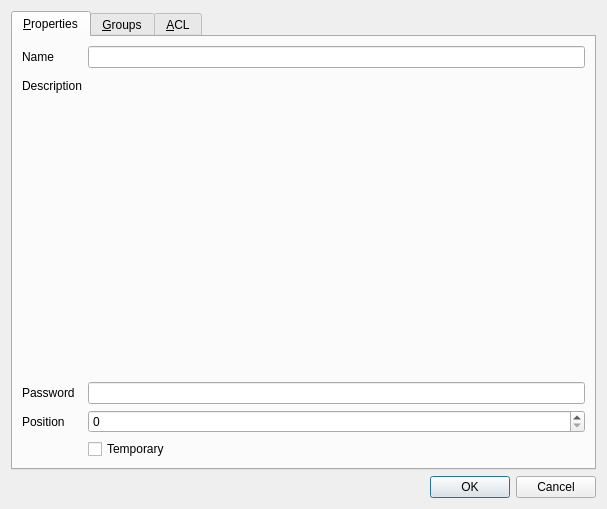
<?xml version="1.0" encoding="UTF-8"?>
<ui version="4.0">
 <class>ACLEditor</class>
 <widget class="QDialog" name="ACLEditor">
  <property name="geometry">
   <rect>
    <x>0</x>
    <y>0</y>
    <width>607</width>
    <height>509</height>
   </rect>
  </property>
  <property name="windowTitle">
   <string>Dialog</string>
  </property>
  <layout class="QVBoxLayout">
   <item>
    <widget class="QTabWidget" name="qtwTab">
     <property name="currentIndex">
      <number>0</number>
     </property>
     <widget class="QWidget" name="qwChannel">
      <attribute name="title">
       <string>&amp;Properties</string>
      </attribute>
      <layout class="QFormLayout" name="formLayout">
       <property name="fieldGrowthPolicy">
        <enum>QFormLayout::AllNonFixedFieldsGrow</enum>
       </property>
       <item row="0" column="0">
        <widget class="QLabel" name="qlChannelName">
         <property name="text">
          <string>Name</string>
         </property>
        </widget>
       </item>
       <item row="0" column="1">
        <widget class="QLineEdit" name="qleChannelName">
         <property name="toolTip">
          <string>Enter the channel name here.</string>
         </property>
         <property name="whatsThis">
          <string>&lt;b&gt;Name&lt;/b&gt;&lt;br /&gt;Enter the channel name in this field. The name has to comply with the restriction imposed by the server you are connected to.</string>
         </property>
        </widget>
       </item>
       <item row="1" column="0">
        <widget class="QLabel" name="qlChannelDescription">
         <property name="text">
          <string>Description</string>
         </property>
        </widget>
       </item>
       <item row="2" column="0">
        <widget class="QLabel" name="qlChannelPassword">
         <property name="text">
          <string>Password</string>
         </property>
        </widget>
       </item>
       <item row="2" column="1">
        <widget class="QLineEdit" name="qleChannelPassword">
         <property name="toolTip">
          <string>Enter the channel password here.</string>
         </property>
         <property name="whatsThis">
          <string>&lt;b&gt;Password&lt;/b&gt;&lt;br /&gt;This field allows you to easily set and change the password of a channel. It uses Mumble's access tokens feature in the background. Use ACLs and groups if you need more fine grained and powerful access control.</string>
         </property>
        </widget>
       </item>
       <item row="4" column="1">
        <widget class="QCheckBox" name="qcbChannelTemporary">
         <property name="toolTip">
          <string>Check to create a temporary channel.</string>
         </property>
         <property name="whatsThis">
          <string>&lt;b&gt;Temporary&lt;/b&gt;&lt;br /&gt;
Marks the created channel as temporary. It will be automatically deleted when the last user leaves.</string>
         </property>
         <property name="text">
          <string>Temporary</string>
         </property>
        </widget>
       </item>
       <item row="3" column="1">
        <widget class="QSpinBox" name="qsbChannelPosition">
         <property name="maximumSize">
          <size>
           <width>16777215</width>
           <height>16777215</height>
          </size>
         </property>
         <property name="toolTip">
          <string>Channel positioning facility value</string>
         </property>
         <property name="whatsThis">
          <string>&lt;b&gt;Position&lt;/b&gt;&lt;br/&gt;
This value changes the way Mumble arranges the channels in the tree. A channel with a higher &lt;i&gt;Position&lt;/i&gt; value will always be placed below one with a lower value and the other way around. If the &lt;i&gt;Position&lt;/i&gt; value of two channels is equal they will be sorted alphabetically using their name.</string>
         </property>
         <property name="maximum">
          <number>99</number>
         </property>
        </widget>
       </item>
       <item row="3" column="0">
        <widget class="QLabel" name="qlChannelPosition">
         <property name="text">
          <string>Position</string>
         </property>
        </widget>
       </item>
       <item row="1" column="1">
        <widget class="RichTextEditor" name="rteChannelDescription" native="true">
         <property name="sizePolicy">
          <sizepolicy hsizetype="Preferred" vsizetype="Preferred">
           <horstretch>0</horstretch>
           <verstretch>1</verstretch>
          </sizepolicy>
         </property>
        </widget>
       </item>
      </layout>
     </widget>
     <widget class="QWidget" name="qwGroups">
      <attribute name="title">
       <string>&amp;Groups</string>
      </attribute>
      <layout class="QVBoxLayout">
       <item>
        <widget class="QGroupBox" name="qgbGroups">
         <property name="title">
          <string>Group</string>
         </property>
         <layout class="QHBoxLayout">
          <item>
           <widget class="QComboBox" name="qcbGroupList">
            <property name="sizePolicy">
             <sizepolicy hsizetype="MinimumExpanding" vsizetype="Fixed">
              <horstretch>0</horstretch>
              <verstretch>0</verstretch>
             </sizepolicy>
            </property>
            <property name="maximumSize">
             <size>
              <width>300</width>
              <height>16777215</height>
             </size>
            </property>
            <property name="sizeIncrement">
             <size>
              <width>0</width>
              <height>0</height>
             </size>
            </property>
            <property name="toolTip">
             <string>List of groups</string>
            </property>
            <property name="whatsThis">
             <string>&lt;b&gt;Group&lt;/b&gt;&lt;br /&gt;
Displays all groups currently defined for this channel. To create a new group, just type in the name and press enter.</string>
            </property>
            <property name="editable">
             <bool>true</bool>
            </property>
           </widget>
          </item>
          <item>
           <widget class="QPushButton" name="qpbGroupAdd">
            <property name="toolTip">
             <string>Add new group</string>
            </property>
            <property name="whatsThis">
             <string>&lt;b&gt;Add&lt;/b&gt;&lt;br/&gt;
Add a new group.</string>
            </property>
            <property name="text">
             <string>Add</string>
            </property>
           </widget>
          </item>
          <item>
           <widget class="QPushButton" name="qpbGroupRemove">
            <property name="toolTip">
             <string>Remove selected group</string>
            </property>
            <property name="whatsThis">
             <string>&lt;b&gt;Remove&lt;/b&gt;&lt;br /&gt;This removes the currently selected group. If the group was inherited, it will not be removed from the list, but all local information about the group will be cleared.</string>
            </property>
            <property name="text">
             <string>Remove</string>
            </property>
            <property name="autoDefault">
             <bool>false</bool>
            </property>
           </widget>
          </item>
          <item>
           <widget class="QCheckBox" name="qcbGroupInherit">
            <property name="toolTip">
             <string>Inherit group members from parent</string>
            </property>
            <property name="whatsThis">
             <string>&lt;b&gt;Inherit&lt;/b&gt;&lt;br /&gt;This inherits all the members in the group from the parent, if the group is marked as &lt;i&gt;Inheritable&lt;/i&gt; in the parent channel.</string>
            </property>
            <property name="text">
             <string>Inherit</string>
            </property>
           </widget>
          </item>
          <item>
           <widget class="QCheckBox" name="qcbGroupInheritable">
            <property name="toolTip">
             <string>Make group inheritable to sub-channels</string>
            </property>
            <property name="whatsThis">
             <string>&lt;b&gt;Inheritable&lt;/b&gt;&lt;br /&gt;This allows this group to be inherited by sub-channels. If the group is non-inheritable, sub-channels are still free to create a new group with the same name.</string>
            </property>
            <property name="text">
             <string>Inheritable</string>
            </property>
           </widget>
          </item>
          <item>
           <widget class="QCheckBox" name="qcbGroupInherited">
            <property name="enabled">
             <bool>false</bool>
            </property>
            <property name="toolTip">
             <string>Group was inherited from parent channel</string>
            </property>
            <property name="whatsThis">
             <string>&lt;b&gt;Inherited&lt;/b&gt;&lt;br /&gt;This indicates that the group was inherited from the parent channel. You cannot edit this flag, you have to edit the channel defining this group to change it.</string>
            </property>
            <property name="text">
             <string>Inherited</string>
            </property>
           </widget>
          </item>
         </layout>
        </widget>
       </item>
       <item>
        <widget class="QGroupBox" name="qgbGroupMembers">
         <property name="title">
          <string>Members</string>
         </property>
         <layout class="QGridLayout">
          <item row="0" column="0" colspan="3">
           <widget class="QLabel" name="qliGroupAdd">
            <property name="text">
             <string>Members</string>
            </property>
            <property name="buddy">
             <cstring>qlwGroupAdd</cstring>
            </property>
           </widget>
          </item>
          <item row="0" column="6">
           <widget class="QLabel" name="qliGroupInherit">
            <property name="text">
             <string>Inherited members</string>
            </property>
            <property name="buddy">
             <cstring>qlwGroupInherit</cstring>
            </property>
           </widget>
          </item>
          <item row="1" column="0" colspan="3">
           <widget class="QListWidget" name="qlwGroupAdd">
            <property name="toolTip">
             <string>Contains the list of members added to the group by this channel.</string>
            </property>
            <property name="whatsThis">
             <string>&lt;b&gt;Members&lt;/b&gt;&lt;br /&gt;
This list contains all members that were added to the group by the current channel. Be aware that this does not include members inherited from higher levels of the channel tree. These can be found in the &lt;i&gt;Inherited members&lt;/i&gt; list. To prevent this list to be inherited by lower level channels uncheck &lt;i&gt;Inheritable&lt;/i&gt; or manually add the members to the &lt;i&gt;Excluded members&lt;/i&gt; list.</string>
            </property>
           </widget>
          </item>
          <item row="1" column="3" colspan="3">
           <widget class="QListWidget" name="qlwGroupRemove">
            <property name="toolTip">
             <string>Contains a list of members whose group membership will not be inherited from the parent channel.</string>
            </property>
            <property name="whatsThis">
             <string>&lt;b&gt;Excluded members&lt;/b&gt;&lt;br /&gt;
This list contains all members whose group membership will not be inherited from the parent channel.</string>
            </property>
           </widget>
          </item>
          <item row="1" column="6" rowspan="2">
           <widget class="QListWidget" name="qlwGroupInherit">
            <property name="toolTip">
             <string>Contains the list of members inherited from other channels.</string>
            </property>
            <property name="whatsThis">
             <string>&lt;b&gt;Inherited members&lt;/b&gt;&lt;br /&gt;
This list contains all members inherited by the current channel. Uncheck &lt;i&gt;Inherit&lt;/i&gt; to prevent inheritance from higher level channels.</string>
            </property>
           </widget>
          </item>
          <item row="2" column="0" colspan="2">
           <widget class="QComboBox" name="qcbGroupAdd">
            <property name="sizePolicy">
             <sizepolicy hsizetype="Expanding" vsizetype="Fixed">
              <horstretch>0</horstretch>
              <verstretch>0</verstretch>
             </sizepolicy>
            </property>
            <property name="toolTip">
             <string>Add member to group</string>
            </property>
            <property name="whatsThis">
             <string>Type in the name of a user you wish to add to the group and click Add.</string>
            </property>
            <property name="editable">
             <bool>true</bool>
            </property>
            <property name="insertPolicy">
             <enum>QComboBox::NoInsert</enum>
            </property>
            <property name="sizeAdjustPolicy">
             <enum>QComboBox::AdjustToMinimumContentsLength</enum>
            </property>
           </widget>
          </item>
          <item row="2" column="2">
           <widget class="QPushButton" name="qpbGroupAddAdd">
            <property name="text">
             <string>Add</string>
            </property>
           </widget>
          </item>
          <item row="2" column="3" colspan="2">
           <widget class="QComboBox" name="qcbGroupRemove">
            <property name="sizePolicy">
             <sizepolicy hsizetype="Expanding" vsizetype="Fixed">
              <horstretch>0</horstretch>
              <verstretch>0</verstretch>
             </sizepolicy>
            </property>
            <property name="toolTip">
             <string>Remove member from group</string>
            </property>
            <property name="whatsThis">
             <string>Type in the name of a user you wish to remove from the group and click Add.</string>
            </property>
            <property name="editable">
             <bool>true</bool>
            </property>
            <property name="insertPolicy">
             <enum>QComboBox::NoInsert</enum>
            </property>
            <property name="sizeAdjustPolicy">
             <enum>QComboBox::AdjustToMinimumContentsLength</enum>
            </property>
           </widget>
          </item>
          <item row="2" column="5">
           <widget class="QPushButton" name="qpbGroupRemoveAdd">
            <property name="text">
             <string>Add</string>
            </property>
           </widget>
          </item>
          <item row="3" column="0" colspan="3">
           <widget class="QPushButton" name="qpbGroupAddRemove">
            <property name="text">
             <string>Remove</string>
            </property>
           </widget>
          </item>
          <item row="3" column="3" colspan="3">
           <widget class="QPushButton" name="qpbGroupRemoveRemove">
            <property name="text">
             <string>Remove</string>
            </property>
           </widget>
          </item>
          <item row="3" column="6">
           <widget class="QPushButton" name="qpbGroupInheritRemove">
            <property name="text">
             <string>Exclude</string>
            </property>
           </widget>
          </item>
          <item row="0" column="3" colspan="3">
           <widget class="QLabel" name="qliGroupRemove">
            <property name="text">
             <string>Excluded members</string>
            </property>
            <property name="buddy">
             <cstring>qlwGroupRemove</cstring>
            </property>
           </widget>
          </item>
         </layout>
        </widget>
       </item>
      </layout>
     </widget>
     <widget class="QWidget" name="qwACL">
      <attribute name="title">
       <string>&amp;ACL</string>
      </attribute>
      <layout class="QHBoxLayout" name="horizontalLayout">
       <item>
        <layout class="QVBoxLayout" name="qlVerticalACL">
         <item>
          <widget class="QGroupBox" name="qgbACLs">
           <property name="title">
            <string>Active ACLs</string>
           </property>
           <layout class="QGridLayout">
            <item row="0" column="0" rowspan="2" colspan="5">
             <widget class="QListWidget" name="qlwACLs">
              <property name="toolTip">
               <string>List of entries</string>
              </property>
              <property name="whatsThis">
               <string>Displays all active entries for this channel. Entries inherited from parent channels are shown in italics.&lt;br /&gt;ACLs are evaluated top to bottom, which means that the priority increases as you move down the list.</string>
              </property>
             </widget>
            </item>
            <item row="2" column="0">
             <widget class="QCheckBox" name="qcbACLInherit">
              <property name="toolTip">
               <string>Inherit ACL of parent?</string>
              </property>
              <property name="whatsThis">
               <string>This sets whether or not the ACL up the chain of parent channels are applied to this object. Only those entries that are marked in the parent as &quot;Apply to sub-channels&quot; will be inherited.</string>
              </property>
              <property name="text">
               <string>Inherit ACLs</string>
              </property>
             </widget>
            </item>
            <item row="2" column="1">
             <widget class="QPushButton" name="qpbACLUp">
              <property name="toolTip">
               <string>Move entry up</string>
              </property>
              <property name="whatsThis">
               <string>This moves the entry to a higher position in the list. As entries are evaluated in order, this may change the effective permissions of users. You cannot move an entry above an inherited entry, duplicate the inherited entry if you really need that.</string>
              </property>
              <property name="text">
               <string>&amp;Up</string>
              </property>
              <property name="autoDefault">
               <bool>false</bool>
              </property>
             </widget>
            </item>
            <item row="2" column="2">
             <widget class="QPushButton" name="qpbACLDown">
              <property name="toolTip">
               <string>Move entry down</string>
              </property>
              <property name="whatsThis">
               <string>This moves the entry to a lower position in the list. As entries are evaluated in order, this may change the effective permissions of users.</string>
              </property>
              <property name="text">
               <string>&amp;Down</string>
              </property>
              <property name="autoDefault">
               <bool>false</bool>
              </property>
             </widget>
            </item>
            <item row="2" column="3">
             <widget class="QPushButton" name="qpbACLAdd">
              <property name="toolTip">
               <string>Add new entry</string>
              </property>
              <property name="whatsThis">
               <string>This adds a new entry. Initially an entry grants no permissions and applies to all users.</string>
              </property>
              <property name="text">
               <string>&amp;Add</string>
              </property>
              <property name="autoDefault">
               <bool>false</bool>
              </property>
             </widget>
            </item>
            <item row="2" column="4">
             <widget class="QPushButton" name="qpbACLRemove">
              <property name="toolTip">
               <string>Remove entry</string>
              </property>
              <property name="whatsThis">
               <string>This removes the currently selected entry.</string>
              </property>
              <property name="text">
               <string>&amp;Remove</string>
              </property>
              <property name="autoDefault">
               <bool>false</bool>
              </property>
             </widget>
            </item>
           </layout>
          </widget>
         </item>
         <item>
          <widget class="QGroupBox" name="qgbACLapply">
           <property name="sizePolicy">
            <sizepolicy hsizetype="Expanding" vsizetype="Preferred">
             <horstretch>0</horstretch>
             <verstretch>0</verstretch>
            </sizepolicy>
           </property>
           <property name="title">
            <string>Context</string>
           </property>
           <layout class="QHBoxLayout" name="horizontalLayout_2">
            <item>
             <widget class="QCheckBox" name="qcbACLApplySubs">
              <property name="toolTip">
               <string>Entry should apply to sub-channels.</string>
              </property>
              <property name="whatsThis">
               <string>This makes the entry apply to sub-channels of this channel.</string>
              </property>
              <property name="text">
               <string>Applies to sub-channels</string>
              </property>
             </widget>
            </item>
            <item>
             <widget class="QCheckBox" name="qcbACLApplyHere">
              <property name="toolTip">
               <string>Entry should apply to this channel.</string>
              </property>
              <property name="whatsThis">
               <string>This makes the entry apply to this channel.</string>
              </property>
              <property name="text">
               <string>Applies to this channel</string>
              </property>
             </widget>
            </item>
           </layout>
          </widget>
         </item>
         <item>
          <widget class="QGroupBox" name="qgbACLugroup">
           <property name="sizePolicy">
            <sizepolicy hsizetype="Expanding" vsizetype="Preferred">
             <horstretch>0</horstretch>
             <verstretch>0</verstretch>
            </sizepolicy>
           </property>
           <property name="title">
            <string>User/Group</string>
           </property>
           <layout class="QGridLayout">
            <item row="0" column="0">
             <widget class="QLabel" name="qliACLGroup">
              <property name="text">
               <string>Group</string>
              </property>
              <property name="buddy">
               <cstring>qcbACLGroup</cstring>
              </property>
             </widget>
            </item>
            <item row="0" column="1">
             <widget class="QComboBox" name="qcbACLGroup">
              <property name="sizePolicy">
               <sizepolicy hsizetype="Expanding" vsizetype="Fixed">
                <horstretch>0</horstretch>
                <verstretch>0</verstretch>
               </sizepolicy>
              </property>
              <property name="toolTip">
               <string>Group this entry applies to</string>
              </property>
              <property name="whatsThis">
               <string>This controls the group of users to which this entry applies.&lt;br /&gt;Note that the group is evaluated in the context of the channel the entry is used in. For example, the default ACL on the Root channel grants &lt;i&gt;Write&lt;/i&gt; permission to the &lt;i&gt;admin&lt;/i&gt; group. This entry, if inherited by a channel, will grant a user write privileges if he belongs to the &lt;i&gt;admin&lt;/i&gt; group in that channel, even if he doesn't belong to the &lt;i&gt;admin&lt;/i&gt; group in the channel where the ACL originated.&lt;br /&gt;If a group name starts with '!', its membership is negated, and if it starts with '~', it is evaluated in the channel the ACL was defined in, rather than the channel the ACL is active in.&lt;br /&gt;If a group name starts with '#', it is interpreted as an access token. Users must enter whatever follows the '#' in their list of access tokens for it to match. This can be used for very simple password based access to channels for non-authenticated users.&lt;br /&gt;If a group name starts with '$', it will only match users whose certificate hash matches what follows the '$'.&lt;br /&gt;A few special predefined groups are:&lt;br /&gt;&lt;b&gt;all&lt;/b&gt; - Matches all users.&lt;br /&gt;&lt;b&gt;auth&lt;/b&gt; - Matches all authenticated users.&lt;br /&gt;&lt;b&gt;sub,a,b,c&lt;/b&gt; - Matches users currently in a sub-channel minimum &lt;i&gt;a&lt;/i&gt; common parents, and between &lt;i&gt;b&lt;/i&gt; and &lt;i&gt;c&lt;/i&gt; channels down the chain. See the website for more extensive documentation on this one.&lt;br /&gt;&lt;b&gt;in&lt;/b&gt; - Matches users currently in the channel (convenience for '&lt;i&gt;sub,0,0,0&lt;/i&gt;').&lt;br /&gt;&lt;b&gt;out&lt;/b&gt; - Matches users outside the channel (convenience for '&lt;i&gt;!sub,0,0,0&lt;/i&gt;').&lt;br /&gt;Note that an entry applies to either a user or a group, not both.</string>
              </property>
              <property name="editable">
               <bool>true</bool>
              </property>
             </widget>
            </item>
            <item row="1" column="0">
             <widget class="QLabel" name="qliACLUser">
              <property name="text">
               <string>User ID</string>
              </property>
              <property name="buddy">
               <cstring>qcbACLUser</cstring>
              </property>
             </widget>
            </item>
            <item row="1" column="1">
             <widget class="QComboBox" name="qcbACLUser">
              <property name="sizePolicy">
               <sizepolicy hsizetype="Expanding" vsizetype="Fixed">
                <horstretch>0</horstretch>
                <verstretch>0</verstretch>
               </sizepolicy>
              </property>
              <property name="toolTip">
               <string>User this entry applies to</string>
              </property>
              <property name="whatsThis">
               <string>This controls which user this entry applies to. Just type in the user name and hit enter to query the server for a match.</string>
              </property>
              <property name="editable">
               <bool>true</bool>
              </property>
              <property name="sizeAdjustPolicy">
               <enum>QComboBox::AdjustToMinimumContentsLength</enum>
              </property>
             </widget>
            </item>
           </layout>
          </widget>
         </item>
        </layout>
       </item>
       <item>
        <widget class="QGroupBox" name="qgbACLpermissions">
         <property name="title">
          <string>Permissions</string>
         </property>
        </widget>
       </item>
      </layout>
     </widget>
    </widget>
   </item>
   <item>
    <widget class="QDialogButtonBox" name="qdbbButtons">
     <property name="orientation">
      <enum>Qt::Horizontal</enum>
     </property>
     <property name="standardButtons">
      <set>QDialogButtonBox::Cancel|QDialogButtonBox::Ok</set>
     </property>
    </widget>
   </item>
  </layout>
 </widget>
 <customwidgets>
  <customwidget>
   <class>RichTextEditor</class>
   <extends>QWidget</extends>
   <header>RichTextEditor.h</header>
   <container>1</container>
  </customwidget>
 </customwidgets>
 <tabstops>
  <tabstop>qtwTab</tabstop>
  <tabstop>qleChannelName</tabstop>
  <tabstop>qleChannelPassword</tabstop>
  <tabstop>qsbChannelPosition</tabstop>
  <tabstop>qcbChannelTemporary</tabstop>
  <tabstop>qcbGroupList</tabstop>
  <tabstop>qpbGroupAdd</tabstop>
  <tabstop>qpbGroupRemove</tabstop>
  <tabstop>qcbGroupInherit</tabstop>
  <tabstop>qcbGroupInheritable</tabstop>
  <tabstop>qcbGroupInherited</tabstop>
  <tabstop>qlwGroupAdd</tabstop>
  <tabstop>qcbGroupAdd</tabstop>
  <tabstop>qpbGroupAddAdd</tabstop>
  <tabstop>qpbGroupAddRemove</tabstop>
  <tabstop>qlwGroupRemove</tabstop>
  <tabstop>qcbGroupRemove</tabstop>
  <tabstop>qpbGroupRemoveAdd</tabstop>
  <tabstop>qpbGroupRemoveRemove</tabstop>
  <tabstop>qlwGroupInherit</tabstop>
  <tabstop>qpbGroupInheritRemove</tabstop>
  <tabstop>qlwACLs</tabstop>
  <tabstop>qcbACLInherit</tabstop>
  <tabstop>qpbACLUp</tabstop>
  <tabstop>qpbACLDown</tabstop>
  <tabstop>qpbACLAdd</tabstop>
  <tabstop>qpbACLRemove</tabstop>
  <tabstop>qcbACLApplySubs</tabstop>
  <tabstop>qcbACLApplyHere</tabstop>
  <tabstop>qcbACLGroup</tabstop>
  <tabstop>qcbACLUser</tabstop>
  <tabstop>qdbbButtons</tabstop>
 </tabstops>
 <resources/>
 <connections>
  <connection>
   <sender>qdbbButtons</sender>
   <signal>accepted()</signal>
   <receiver>ACLEditor</receiver>
   <slot>accept()</slot>
   <hints>
    <hint type="sourcelabel">
     <x>236</x>
     <y>499</y>
    </hint>
    <hint type="destinationlabel">
     <x>157</x>
     <y>274</y>
    </hint>
   </hints>
  </connection>
  <connection>
   <sender>qdbbButtons</sender>
   <signal>rejected()</signal>
   <receiver>ACLEditor</receiver>
   <slot>reject()</slot>
   <hints>
    <hint type="sourcelabel">
     <x>304</x>
     <y>499</y>
    </hint>
    <hint type="destinationlabel">
     <x>286</x>
     <y>274</y>
    </hint>
   </hints>
  </connection>
  <connection>
   <sender>qlwGroupInherit</sender>
   <signal>doubleClicked(QModelIndex)</signal>
   <receiver>qpbGroupInheritRemove</receiver>
   <slot>animateClick()</slot>
   <hints>
    <hint type="sourcelabel">
     <x>476</x>
     <y>316</y>
    </hint>
    <hint type="destinationlabel">
     <x>574</x>
     <y>445</y>
    </hint>
   </hints>
  </connection>
  <connection>
   <sender>qleChannelName</sender>
   <signal>returnPressed()</signal>
   <receiver>ACLEditor</receiver>
   <slot>accept()</slot>
   <hints>
    <hint type="sourcelabel">
     <x>331</x>
     <y>50</y>
    </hint>
    <hint type="destinationlabel">
     <x>303</x>
     <y>254</y>
    </hint>
   </hints>
  </connection>
  <connection>
   <sender>qleChannelPassword</sender>
   <signal>returnPressed()</signal>
   <receiver>ACLEditor</receiver>
   <slot>accept()</slot>
   <hints>
    <hint type="sourcelabel">
     <x>331</x>
     <y>274</y>
    </hint>
    <hint type="destinationlabel">
     <x>303</x>
     <y>254</y>
    </hint>
   </hints>
  </connection>
 </connections>
</ui>
